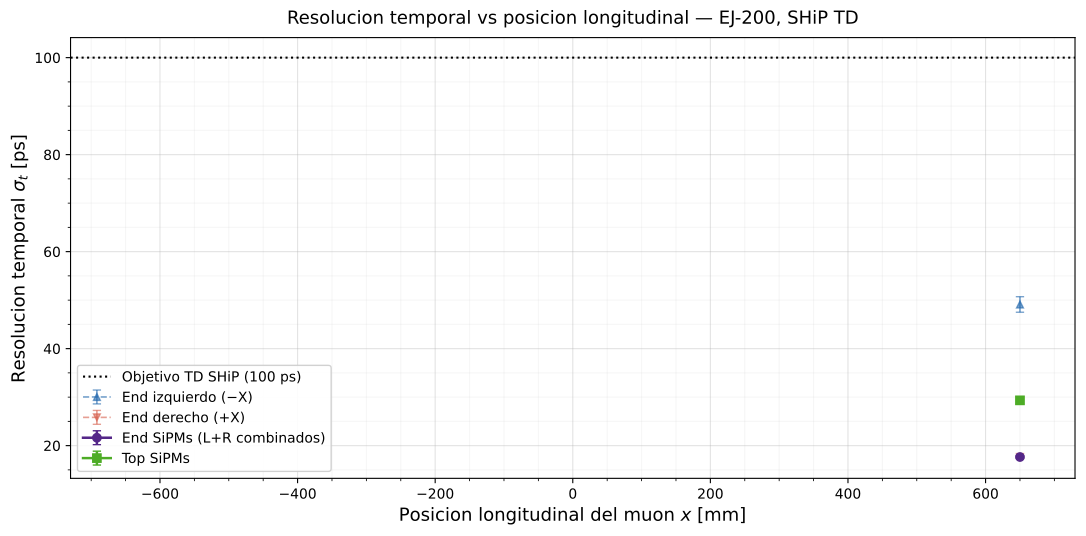

The Python source for this figure:
#!/usr/bin/env python3
"""
resolution_vs_x.py — Resolucion temporal sigma_t vs posicion longitudinal x

Figura central de la tesis: compara end SiPMs vs top SiPMs.

Requiere el ntuple sipm_hits producido por scan.mac (21 posiciones, 200
eventos cada una).  El campo gun_x_mm identifica la posicion del muon.

Uso:
    python analysis/resolution_vs_x.py                    # photon_hits.root
    python analysis/resolution_vs_x.py mi_scan.root
    python analysis/resolution_vs_x.py scan.root --out tesis_fig4.pdf
"""

import sys
import argparse
import pathlib

import numpy as np
import pandas as pd
import matplotlib.pyplot as plt
import matplotlib.ticker as mticker
from scipy.optimize import curve_fit
from scipy.stats import norm as sp_norm
import uproot

# ── Constantes de geometria (deben coincidir con DetectorConstruction.hh) ────
N_END_SIPMS = 8          # por lado
N_TOP_SIPMS = 20
BAR_HALF_X  = 700.0      # mm

COLORS = {
    "end_left":  "#2166ac",
    "end_right": "#d6604d",
    "end_both":  "#542788",
    "top":       "#4dac26",
}

# ── Helpers ───────────────────────────────────────────────────────────────────

def load_data(root_file: str) -> pd.DataFrame:
    with uproot.open(root_file) as f:
        tree = f["sipm_hits"]
        df = tree.arrays(
            ["event_id", "face_type", "global_id", "local_id",
             "time_ns", "energy_eV", "wl_nm", "pde",
             "x_mm", "y_mm", "z_mm", "gun_x_mm"],
            library="pd"
        )
    print(f"Cargados {len(df):,} fotones detectados desde '{root_file}'")
    return df


def first_photon_time(df: pd.DataFrame, face_mask) -> pd.DataFrame:
    """
    Calcula el tiempo del primer foton (FPT) por evento para los SiPMs
    seleccionados por face_mask (serie booleana).

    Retorna DataFrame con columnas: event_id, gun_x_mm, fpt_ns
    """
    sub = df[face_mask][["event_id", "gun_x_mm", "time_ns"]].copy()
    # Primer foton = minimo de time_ns dentro del evento
    fpt = (sub.groupby("event_id")
              .agg(fpt_ns=("time_ns", "min"),
                   gun_x_mm=("gun_x_mm", "first"))
              .reset_index())
    return fpt


def gauss(x, mu, sigma, A):
    return A * np.exp(-0.5 * ((x - mu) / sigma) ** 2)


def fit_fpt_distribution(times_ns, n_bins=40):
    """
    Ajusta una Gaussiana a la distribucion de FPT.
    Retorna (mu [ns], sigma [ns], sigma_err [ns]).
    Retorna (nan, nan, nan) si el ajuste falla o hay <10 eventos.
    """
    if len(times_ns) < 10:
        return np.nan, np.nan, np.nan

    lo, hi = np.percentile(times_ns, [1, 99])
    margin  = max(0.5 * (hi - lo), 0.5)   # minimo 0.5 ns de rango
    lo -= margin
    hi += margin

    counts, edges = np.histogram(times_ns, bins=n_bins, range=(lo, hi))
    centres = 0.5 * (edges[:-1] + edges[1:])

    # Estimados iniciales: media muestral, desv. est. muestral, maximo del hist.
    mu0    = float(np.mean(times_ns))
    sigma0 = float(np.std(times_ns))
    if sigma0 < 1e-6:
        sigma0 = 0.1
    A0     = float(counts.max())

    try:
        popt, pcov = curve_fit(
            gauss, centres, counts,
            p0=[mu0, sigma0, A0],
            bounds=([lo, 0, 0], [hi, hi - lo, 10 * A0]),
            maxfev=5000
        )
        perr = np.sqrt(np.diag(pcov))
        mu_fit, sigma_fit, _ = popt
        sigma_err = perr[1]
        return mu_fit, abs(sigma_fit), sigma_err
    except Exception:
        # Si scipy falla, devolver sigma RMS (estimador robusto)
        return mu0, float(np.std(times_ns)), float(np.std(times_ns) / np.sqrt(len(times_ns)))


# ── Analisis principal ────────────────────────────────────────────────────────

def compute_resolution_vs_x(df: pd.DataFrame, face_label: str, face_mask):
    """
    Para cada posicion gun_x_mm, calcula el FPT de todos los eventos y
    ajusta una Gaussiana.  Retorna DataFrame con:
        x_mm, sigma_ns, sigma_err_ns, mu_ns, n_events
    """
    fpt = first_photon_time(df, face_mask)
    if len(fpt) == 0:
        print(f"  [!] {face_label}: sin hits, salteando.")
        return pd.DataFrame()

    rows = []
    for x_val, grp in fpt.groupby("gun_x_mm"):
        times = grp["fpt_ns"].values
        mu, sigma, sigma_err = fit_fpt_distribution(times)
        rows.append({
            "x_mm":       x_val,
            "sigma_ns":   sigma,
            "sigma_err":  sigma_err,
            "mu_ns":      mu,
            "n_events":   len(times),
        })

    return pd.DataFrame(rows).sort_values("x_mm").reset_index(drop=True)


def plot_resolution_vs_x(results: dict, out_pdf: str):
    """
    Figura principal: sigma_t [ps] vs x [mm] para end SiPMs y top SiPMs.
    """
    fig, ax = plt.subplots(figsize=(11, 5.5))

    style = {
        "end_both": dict(color=COLORS["end_both"], marker="o",  ms=6,  lw=1.8, label="End SiPMs (L+R combinados)"),
        "top":      dict(color=COLORS["top"],      marker="s",  ms=6,  lw=1.8, label="Top SiPMs"),
        "end_left": dict(color=COLORS["end_left"], marker="^",  ms=5,  lw=1.2,
                         ls="--", alpha=0.6, label="End izquierdo (−X)"),
        "end_right":dict(color=COLORS["end_right"],marker="v",  ms=5,  lw=1.2,
                         ls="--", alpha=0.6, label="End derecho (+X)"),
    }

    for key, df_res in results.items():
        if df_res is None or len(df_res) == 0:
            continue
        ok  = df_res["sigma_ns"].notna() & (df_res["sigma_ns"] > 0)
        sub = df_res[ok]
        if len(sub) == 0:
            continue

        x     = sub["x_mm"].values
        sigma = sub["sigma_ns"].values * 1e3          # ns → ps
        err   = sub["sigma_err"].values * 1e3

        st = style.get(key, {})
        ax.errorbar(x, sigma, yerr=err,
                    capsize=3, capthick=1,
                    **{k: v for k, v in st.items()})

    # Linea de referencia: objetivo de diseno del TD de SHiP = 100 ps
    ax.axhline(100, color="black", ls=":", lw=1.5, label="Objetivo TD SHiP (100 ps)")

    ax.set_xlabel("Posicion longitudinal del muon $x$ [mm]", fontsize=13)
    ax.set_ylabel(r"Resolucion temporal $\sigma_t$ [ps]", fontsize=13)
    ax.set_title("Resolucion temporal vs posicion longitudinal — EJ-200, SHiP TD",
                 fontsize=13, pad=10)

    ax.set_xlim(-BAR_HALF_X - 30, BAR_HALF_X + 30)
    ax.yaxis.set_minor_locator(mticker.AutoMinorLocator())
    ax.xaxis.set_minor_locator(mticker.AutoMinorLocator())
    ax.grid(which="major", alpha=0.35)
    ax.grid(which="minor", alpha=0.12)
    ax.legend(fontsize=10, framealpha=0.9)

    fig.tight_layout()
    fig.savefig(out_pdf, bbox_inches="tight")
    print(f"  → {out_pdf}")
    plt.close(fig)


def plot_fpt_examples(df: pd.DataFrame, x_positions_mm, out_pdf: str,
                      face_mask, face_label: str):
    """
    Distribucion del FPT (con ajuste Gaussiano) para tres posiciones
    representativas: centro, cuarto de barra, extremo.
    """
    fpt = first_photon_time(df, face_mask)
    if len(fpt) == 0:
        return

    x_vals = sorted(fpt["gun_x_mm"].unique())
    # Seleccionar las tres posiciones mas cercanas a lo pedido
    chosen = []
    for target in x_positions_mm:
        best = min(x_vals, key=lambda v: abs(v - target))
        if best not in chosen:
            chosen.append(best)

    n = len(chosen)
    fig, axes = plt.subplots(1, n, figsize=(4.5 * n, 4.5), sharey=False)
    if n == 1:
        axes = [axes]

    for ax, x_val in zip(axes, chosen):
        times = fpt[fpt["gun_x_mm"] == x_val]["fpt_ns"].values
        mu, sigma, sigma_err = fit_fpt_distribution(times, n_bins=30)

        lo, hi = np.percentile(times, [1, 99])
        margin = max(0.5 * (hi - lo), 0.5)
        ax.hist(times, bins=30, range=(lo - margin, hi + margin),
                color="#888", alpha=0.7, label="datos")

        if not np.isnan(sigma):
            x_fit = np.linspace(lo - margin, hi + margin, 300)
            A_est = len(times) * (hi - lo + 2 * margin) / 30
            ax.plot(x_fit, gauss(x_fit, mu, sigma, A_est),
                    color="crimson", lw=2,
                    label=fr"$\mu$={mu:.2f} ns" + "\n"
                          + fr"$\sigma$={sigma*1e3:.0f}±{sigma_err*1e3:.0f} ps")

        ax.set_title(f"{face_label}\n$x$ = {x_val:.0f} mm", fontsize=11)
        ax.set_xlabel("FPT [ns]", fontsize=11)
        ax.set_ylabel("Eventos / bin" if ax == axes[0] else "", fontsize=11)
        ax.legend(fontsize=9)
        ax.grid(alpha=0.35)

    fig.suptitle("Distribucion del primer foton detectado (FPT)", fontsize=13, y=1.02)
    fig.tight_layout()
    fig.savefig(out_pdf, bbox_inches="tight")
    print(f"  → {out_pdf}")
    plt.close(fig)


def plot_asymmetry_vs_x(df: pd.DataFrame, out_pdf: str):
    """
    Asimetria de carga <(N_L - N_R)/(N_L + N_R)> vs posicion x.
    Muestra la linealidad del observable de reconstruccion de posicion.
    """
    end = df[df["face_type"].isin([0, 1])].copy()
    if len(end) == 0:
        print("  [skip] asymmetry_vs_x: sin hits en end SiPMs")
        return

    # Contar fotones por evento y cara
    evts = (end.groupby(["event_id", "gun_x_mm", "face_type"])
               .size()
               .unstack(fill_value=0)
               .reset_index())
    evts.columns.name = None
    evts = evts.rename(columns={0: "left", 1: "right"})

    total = evts["left"] + evts["right"]
    evts  = evts[total > 0].copy()
    evts["asym"] = (evts["left"] - evts["right"]) / (evts["left"] + evts["right"])

    # Media y desv. est. por posicion
    prof = evts.groupby("gun_x_mm")["asym"].agg(["mean", "std", "count"]).reset_index()
    prof["sem"] = prof["std"] / np.sqrt(prof["count"])

    fig, ax = plt.subplots(figsize=(10, 4.5))
    ax.errorbar(prof["gun_x_mm"].to_numpy(), prof["mean"].to_numpy(), yerr=prof["sem"].to_numpy(),
                color=COLORS["end_both"], marker="o", ms=6, lw=1.8, capsize=3,
                label=r"$\langle A \rangle \pm \sigma_{\langle A \rangle}$")

    # Ajuste lineal (requiere al menos 2 posiciones distintas)
    if prof["gun_x_mm"].nunique() >= 2:
        p = np.polyfit(prof["gun_x_mm"].to_numpy(), prof["mean"].to_numpy(), 1)
        x_fit = np.linspace(-BAR_HALF_X, BAR_HALF_X, 300)
        ax.plot(x_fit, np.polyval(p, x_fit), "k--", lw=1.5,
            label=f"Ajuste lineal: slope = {p[0]*1000:.2f} m$^{{-1}}$")

    ax.set_xlabel("Posicion del muon $x$ [mm]", fontsize=12)
    ax.set_ylabel("Asimetria $(N_L - N_R)/(N_L + N_R)$", fontsize=12)
    ax.set_title("Asimetria de carga end-SiPMs vs posicion longitudinal", fontsize=13)
    ax.set_xlim(-BAR_HALF_X - 30, BAR_HALF_X + 30)
    ax.axhline(0, color="gray", lw=0.8, ls=":")
    ax.legend(fontsize=10)
    ax.grid(alpha=0.35)
    fig.tight_layout()
    fig.savefig(out_pdf, bbox_inches="tight")
    print(f"  → {out_pdf}")
    plt.close(fig)


def plot_n_photons_vs_x(df: pd.DataFrame, out_pdf: str):
    """
    Numero medio de fotones detectados por evento vs posicion x,
    separado por face_type.  Observable de uniformidad.
    """
    face_names = {0: "End izq. (−X)", 1: "End der. (+X)", 2: "Top (+Y)"}
    face_colors = {0: COLORS["end_left"], 1: COLORS["end_right"], 2: COLORS["top"]}

    # Fotones por evento y cara
    per_evt = (df.groupby(["event_id", "gun_x_mm", "face_type"])
                 .size()
                 .reset_index(name="n_ph"))

    # Promedio por posicion y cara
    prof = (per_evt.groupby(["gun_x_mm", "face_type"])["n_ph"]
                   .agg(["mean", "sem"])
                   .reset_index())

    fig, ax = plt.subplots(figsize=(11, 4.5))
    for face, grp in prof.groupby("face_type"):
        ax.errorbar(grp["gun_x_mm"].to_numpy(), grp["mean"].to_numpy(), yerr=grp["sem"].to_numpy(),
                    color=face_colors[face], marker="o", ms=5, lw=1.6, capsize=2,
                    label=face_names[face])

    ax.set_xlabel("Posicion del muon $x$ [mm]", fontsize=12)
    ax.set_ylabel("Fotones detectados por evento", fontsize=12)
    ax.set_title("Fotones detectados vs posicion longitudinal", fontsize=13)
    ax.set_xlim(-BAR_HALF_X - 30, BAR_HALF_X + 30)
    ax.legend(fontsize=10)
    ax.grid(alpha=0.35)
    fig.tight_layout()
    fig.savefig(out_pdf, bbox_inches="tight")
    print(f"  → {out_pdf}")
    plt.close(fig)


def print_summary_table(results: dict):
    """Imprime tabla de sigma_t promedio y variacion para la comparacion de tesis."""
    print("\n" + "=" * 65)
    print(f"  {'Configuracion':<22} {'sigma_t medio [ps]':>18}  {'max-min [ps]':>12}")
    print("-" * 65)
    for key, df_res in results.items():
        if df_res is None or len(df_res) == 0:
            continue
        ok = df_res["sigma_ns"].notna() & (df_res["sigma_ns"] > 0)
        s  = df_res.loc[ok, "sigma_ns"].values * 1e3  # ps
        if len(s) == 0:
            continue
        label = {
            "end_left":  "End izquierdo",
            "end_right": "End derecho",
            "end_both":  "End L+R (OR)",
            "top":       "Top SiPMs",
        }.get(key, key)
        print(f"  {label:<22} {np.mean(s):>18.1f}  {np.max(s)-np.min(s):>12.1f}")
    print("=" * 65 + "\n")


# ── Entry point ───────────────────────────────────────────────────────────────

def main():
    parser = argparse.ArgumentParser(
        description="Resolucion temporal sigma_t vs posicion x — EJ-200 TD SHiP")
    parser.add_argument("root_file", nargs="?", default="photon_hits.root",
                        help="Archivo ROOT con ntuple sipm_hits (default: photon_hits.root)")
    parser.add_argument("--out", default="resolution_vs_x.pdf",
                        help="PDF de salida para la figura principal (default: resolution_vs_x.pdf)")
    args = parser.parse_args()

    if not pathlib.Path(args.root_file).exists():
        print(f"ERROR: '{args.root_file}' no encontrado.")
        print("Primero corre la simulacion:  ./ej200_bar_sim -m macros/scan.mac")
        sys.exit(1)

    df = load_data(args.root_file)

    # Verificar que gun_x_mm esta presente (requiere ej200_v3+)
    if "gun_x_mm" not in df.columns:
        print("ERROR: el ntuple no contiene 'gun_x_mm'.")
        print("Recompila con ej200_v3 y vuelve a correr el scan.")
        sys.exit(1)

    n_pos = df["gun_x_mm"].nunique()
    print(f"Posiciones de muon encontradas: {n_pos}  "
          f"({df['gun_x_mm'].min():.0f} a {df['gun_x_mm'].max():.0f} mm)")

    if n_pos < 3:
        print("AVISO: se encontraron < 3 posiciones distintas.")
        print("Para la figura de tesis usa scan.mac (21 posiciones).")

    # ── Mascaras de face_type ────────────────────────────────────────────────
    mask_left  = df["face_type"] == 0
    mask_right = df["face_type"] == 1
    mask_end   = df["face_type"].isin([0, 1])  # OR: primer foton en cualquier end
    mask_top   = df["face_type"] == 2

    # ── Calcular sigma_t vs x ────────────────────────────────────────────────
    print("\nCalculando FPT y ajustando Gaussianas…")
    results = {}
    results["end_left"]  = compute_resolution_vs_x(df, "End izquierdo", mask_left)
    results["end_right"] = compute_resolution_vs_x(df, "End derecho",   mask_right)
    results["end_both"]  = compute_resolution_vs_x(df, "End L+R OR",    mask_end)
    results["top"]       = compute_resolution_vs_x(df, "Top SiPMs",     mask_top)

    # ── Figura principal ─────────────────────────────────────────────────────
    print("\nGenerando figuras…")
    plot_resolution_vs_x(results, args.out)

    # ── Distribuciones FPT en tres posiciones representativas ────────────────
    x_examples = [-BAR_HALF_X * 0.9, 0.0, BAR_HALF_X * 0.9]  # extremo, centro, extremo

    plot_fpt_examples(df, x_examples,
                      out_pdf="fpt_dist_end.pdf",
                      face_mask=mask_end,
                      face_label="End SiPMs")

    plot_fpt_examples(df, x_examples,
                      out_pdf="fpt_dist_top.pdf",
                      face_mask=mask_top,
                      face_label="Top SiPMs")

    # ── Asimetria vs x ───────────────────────────────────────────────────────
    plot_asymmetry_vs_x(df, out_pdf="asymmetry_vs_x.pdf")

    # ── Fotones por evento vs x ───────────────────────────────────────────────
    plot_n_photons_vs_x(df, out_pdf="n_photons_vs_x.pdf")

    # ── Resumen en pantalla ───────────────────────────────────────────────────
    print_summary_table(results)
    print("Listo.")


if __name__ == "__main__":
    main()
